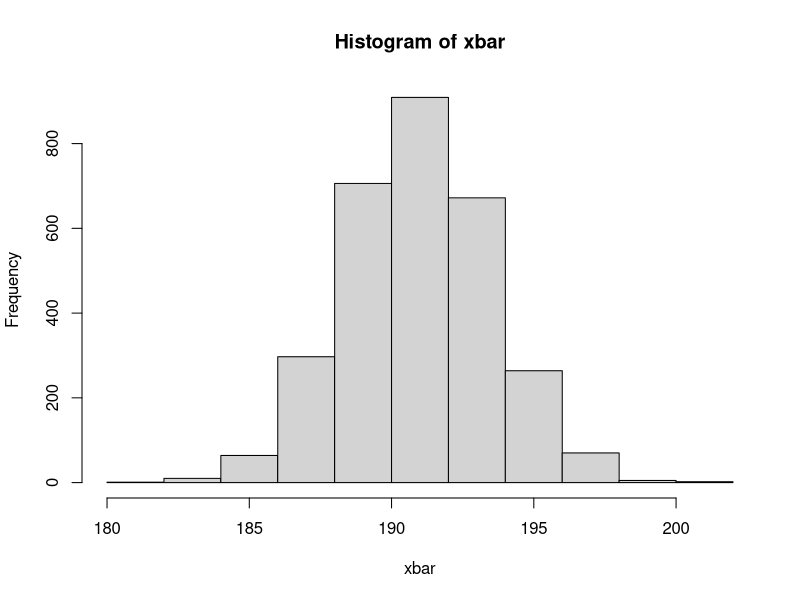

Here is the R script that generated this plot:
# ENSC110 Lecture, Feb 9

# create a population that corresponds to what CDC thought
pop <- rnorm(130e6,mean=191,sd=25.6) # 130 million ppl, sd=spread in lbs

xbar <- matrix(3000,ncol=1) # column vector w/ 3000 slots
for (j in 1:3000) {
  x <- sample(pop,100) # draw 100
  xbar[j] <- mean(x)
}
xbar
mean(xbar)

hist(xbar) # histogram
indices <- which(xbar > 194.9) # which values are greater than 194.9
indices
m <- length(indices) # how many values are greater than 194.9
m
m/3000 # probability of the alternative hypothesis being valid